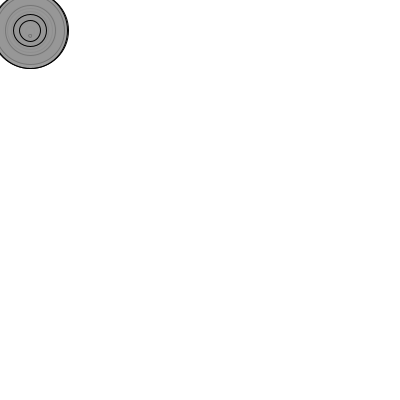
Frame 1 (no input)
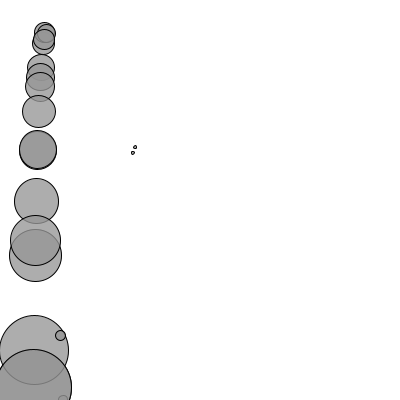
Frame 60 (the mouse pressed at the canvas centre just before this capture)
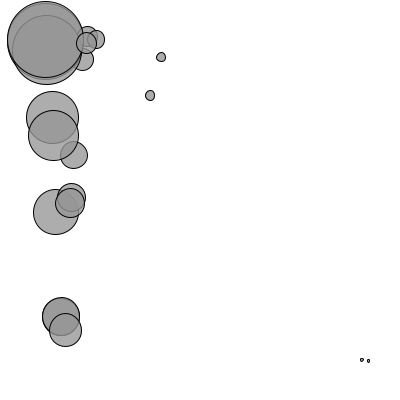
Frame 120 (the mouse held since frame 60 and released just before this capture)

The Processing sketch that drew these frames (run headless with seeded random() and noise(); from frame 60 on, the mouse is pressed at the canvas centre):

// Processing sketch: sketch_Mover_forces
// ── sketch_Mover_forces.pde
Mover[] movers = new Mover[20];

void setup() {
    size(400, 400);
    frameRate(30);
    for (int i = 0; i < movers.length; i++) {
        movers[i] = new Mover(random(0.1, 5), 30, 30);    
    }
}

void draw() {
    background(255);
    
    PVector wind = new PVector(0.01, 0);
    PVector gravity = new PVector(0.0, 1);
    
    for (int i = 0; i < movers.length; i++) {
        movers[i].applyForce(wind);
        movers[i].applyForce(gravity);
        movers[i].update();
        movers[i].checkEdges();
        movers[i].display();    
    }
}

class Mover {
    
    PVector location;
    PVector velocity;
    PVector acceleration;
    float mass;
    
    Mover(float m, float x, float y) {
        mass = m;
        location = new PVector(x, y);
        velocity = new PVector(0, 0);
        acceleration = new PVector(0, 0);
    }
    
    void update() {        
        velocity.add(acceleration);
        location.add(velocity);
        acceleration.mult(0);
    }
    
    void display() {
        stroke(0);
        fill(150, 200);
        ellipse(location.x, location.y, mass*16, mass*16);
    }
    
    void applyForce(PVector force) {
        PVector f = PVector.div(force, mass);
        acceleration.add(f);
    }
    
    void checkEdges() {
        if (location.x > width) {
            location.x = width;
            velocity.x *= -1;
        } else if (location.x < 0) {
            velocity.x *= -1;
            location.x = 0;
        }
        
        if (location.y > height) {
            velocity.y *= -1;
            location.y = height;
        }
    }
    
}
